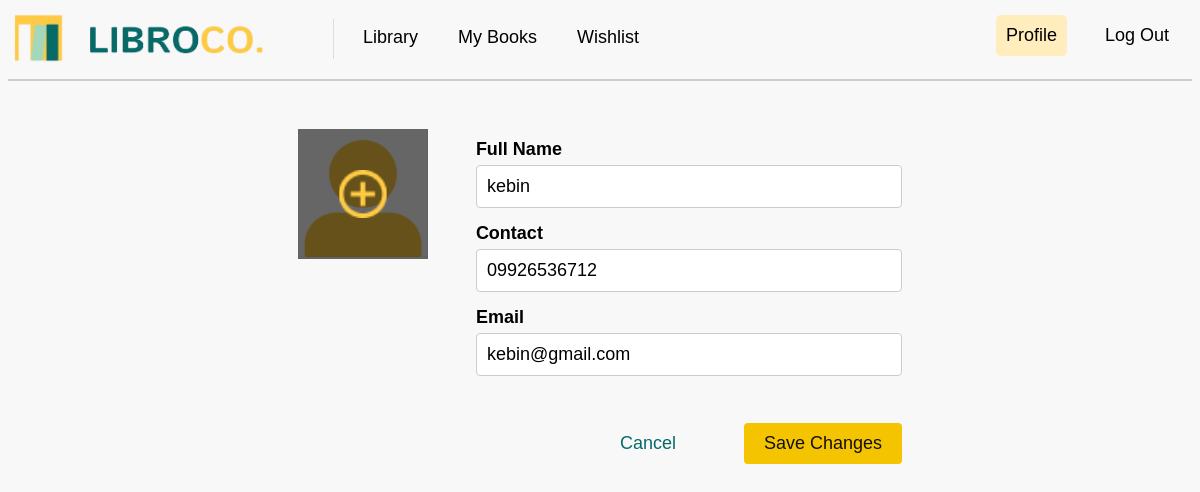
/edit_reader_profile (signed in), run on the app's committed database.
### tables this page shows
CREATE TABLE "users" (
	"user_id"	INTEGER PRIMARY KEY AUTOINCREMENT,
	"user_name"	TEXT,
	"user_email"	TEXT,
	"user_password"	TEXT UNIQUE,
	"user_contact"	TEXT,
	"user_code"	TEXT
);

### app.py (the view, shortened to what this page needs)
@app.route("/edit_reader_profile", methods=["GET", "POST"])
def edit_reader_profile():
    if 'user_id' not in session:
        flash("Please log in first.")
        return redirect(url_for("login"))
    user_id = session['user_id']
    if user_id == 1:
        flash("Librarians cannot edit reader profiles.")
        return redirect(url_for("reader_profile"))
    uploadfolder = os.path.join('static', 'images')
    if not os.path.exists(uploadfolder):
        os.makedirs(uploadfolder)
    error_message = None  # Initialize the error message variable
    sql = """
        SELECT u.user_name, u.user_email, u.user_contact, p.user_image
        FROM users u
        LEFT JOIN profileimages p ON u.user_id = p.user_id
        WHERE u.user_id = ?
    """
    user_data = getprocess(sql, (user_id,))
    if user_data:
        user = user_data[0]
        user_data = {
            "full_name": user["user_name"],
            "email": user["user_email"],
            "contact": user["user_contact"],
            "user_image": user["user_image"] if user["user_image"] else 'static/images/default_profile.png'
        }
        return render_template("reader-editprofile.html", user=user_data, error_message=error_message)
    else:
        flash("Error loading profile.")
        return redirect(url_for("reader_profile"))

### app.py (called while the page is built)
@app.before_request
def before_request():
    print("Session data:", session)

### dbhelper.py (called while the page is built)
def getprocess(sql: str, params: tuple = ()) -> list:
    try:
        db = connect(database, timeout=30, check_same_thread=False)  # Adding timeout and thread safety
        db.row_factory = Row  # Ensure that rows are returned as dictionaries
        cursor = db.cursor()
        cursor.execute(sql, params)
        data = cursor.fetchall()  # Fetch the data
        return data
    except Error as e:
        print(f"SQLite error: {e}")
        return []
    finally:
        db.close()  # Ensure the connection is closed

### templates/reader-editprofile.html (shortened to what this page needs)
<!DOCTYPE html>
<html lang="en">
<head>
    <link rel="stylesheet" type="text/css" href="{{ url_for('static', filename='css/mainstyle.css') }}">
    <link rel="stylesheet" type="text/css" href="{{ url_for('static', filename='css/editprofilestyles.css') }}">
</head>
<body>
    <nav>
        <a class="navbar-brand" href="{{ url_for('library') }}">
            <img class="logo" src="{{ url_for('static', filename='images/logo.png') }}" width="250" height="50" alt="LibroCo. Logo">
        </a>
        <div class="naavbar-links">
            <a href="{{ url_for('library') }}">Library</a>
            <a href="{{ url_for('my_books') }}">My Books</a>
            <a href="{{ url_for('wishlist') }}">Wishlist</a>
        </div>
        <div class="naavbar-right">
            <a href="{{ url_for('reader_profile') }}" class="active">Profile</a>
            <a href="{{ url_for('logout') }}">Log Out</a>
        </div>
    </nav>
    <div class="divider"></div>
    <div class="profile_editcontainer">
        <div class="profile_image">
            <label for="user_image">
                <div class="overlay_wrapper">
                    <div class="image_overlay">
                        <img src="static/images/upload_photo.png" class="upload" />
                    </div>
                </div>
            </label>
        </div>
        <form class="profile_form" method="POST" action="{{ url_for('edit_reader_profile') }}" enctype="multipart/form-data"
            novalidate>
            <label for="full_name">Full Name</label>
            <input type="text" id="full_name" name="full_name" value="{{ user['full_name'] }}">
            <label for="contact">Contact</label>
            <input type="tel" id="contact" name="contact" value="{{ user['contact'] }}" pattern="\d*" title="Only numbers are allowed">
            <label for="email">Email</label>
            <input type="email" id="email" name="email" value="{{ user['email'] }}">
            <div class="button_group">
                <a href="{{ url_for('reader_profile') }}">
                    <button type="button" class="cancel_button">Cancel</button>
                </a>
                <button type="submit" class="save_button">Save Changes</button>
            </div>
        </form>
    </div>
</body>
</html>

### static/css/mainstyle.css (style rules this page uses)
body { background: #f8f8f8; background-repeat: no-repeat; background-attachment: fixed; background-size: 100% 100%; font-family: 'Istok Web', sans-serif; }
.naavbar-links { display: flex; margin-left: -1px; gap: 20px; margin-top: -2px; }
.naavbar-right { margin-top: -7px; display: flex; margin-left: auto; margin-right: -3.5px; gap: 28px; padding-right: 11.5px; font-size: 18px; }
.logo { margin: -9px; margin-right: 0; margin-left: -9px; margin-top: -9px; }
nav { display: flex; justify-content: flex-start; align-items: center; padding: 5px; background-color: #f8f8f8; font-size: 18px; }
.navbar-brand { display: flex; align-items: center; text-decoration: none; color: black; margin-right: 40px; }
nav a { text-decoration: none; color: black; padding: 10px; font-family: Arial, Helvetica, sans-serif; transition: background-color 0.3s ease; }
.active { background-color: #ffedbd; border-radius: 5px; font-weight: normal; }
.divider { width: auto; height: 2px; background-color: #ccc; margin-top: 10px; margin-left: fixed; }

### static/css/editprofilestyles.css (style rules this page uses)
.profile_editcontainer { margin-top: 3rem; display: flex; justify-content: center; align-items: flex-start; width: 60%; margin-left: auto; margin-right: auto; box-sizing: border-box; }
.profile_image { width: 150px; height: 150px; position: relative; display: flex; justify-content: center; align-items: center; overflow: hidden; }
.profile_image img { object-fit: cover; width: 100%; height: 100%; }
.profile_form { display: flex; flex-direction: column; width: 60%; margin-left: 3rem; padding: 10px 0; box-sizing: border-box; }
.profile_form label { margin-bottom: 5px; font-size: 18px; text-align: left; width: 100%; font-weight: bold; }
.profile_form input { width: 100%; padding: 10px; font-size: 18px; margin-bottom: 15px; border: 1px solid #ccc; border-radius: 4px; box-sizing: border-box; }
.button_group { margin-top: 2rem; display: flex; justify-content: flex-end; width: 100%; gap: 3rem; }
.logo { margin: -9px; margin-right: 0; margin-left: -10px; margin-top: -10px; }
.cancel_button, .save_button { padding: 10px 20px; font-size: 18px; border: none; border-radius: 4px; cursor: pointer; }
.cancel_button { background-color: transparent; color: #066A69; font-weight: normal; }
.save_button { background-color: #f5c400; color: #111010; font-weight: normal; }
.overlay_wrapper { position: relative; width: 100%; height: 100%; }
.profile_image { position: relative; height: 8.125rem; width: 8.125rem; display: flex; justify-content: center; align-items: center; overflow: hidden; }
.image_overlay { position: absolute; top: 0; left: 0; width: 100%; height: 100%; background-color: rgba(0, 0, 0, 0.6); display: flex; justify-content: center; align-items: center; cursor: pointer; z-index: 10; }
.upload { width: 3rem !important; height: 3rem !important; object-fit: contain; display: block; }
.image_overlay::before { color: white; font-size: 1.5rem; font-weight: bold; }

### data on the page
users: full_name "kebin", contact "09926536712", email "kebin@gmail.com"
